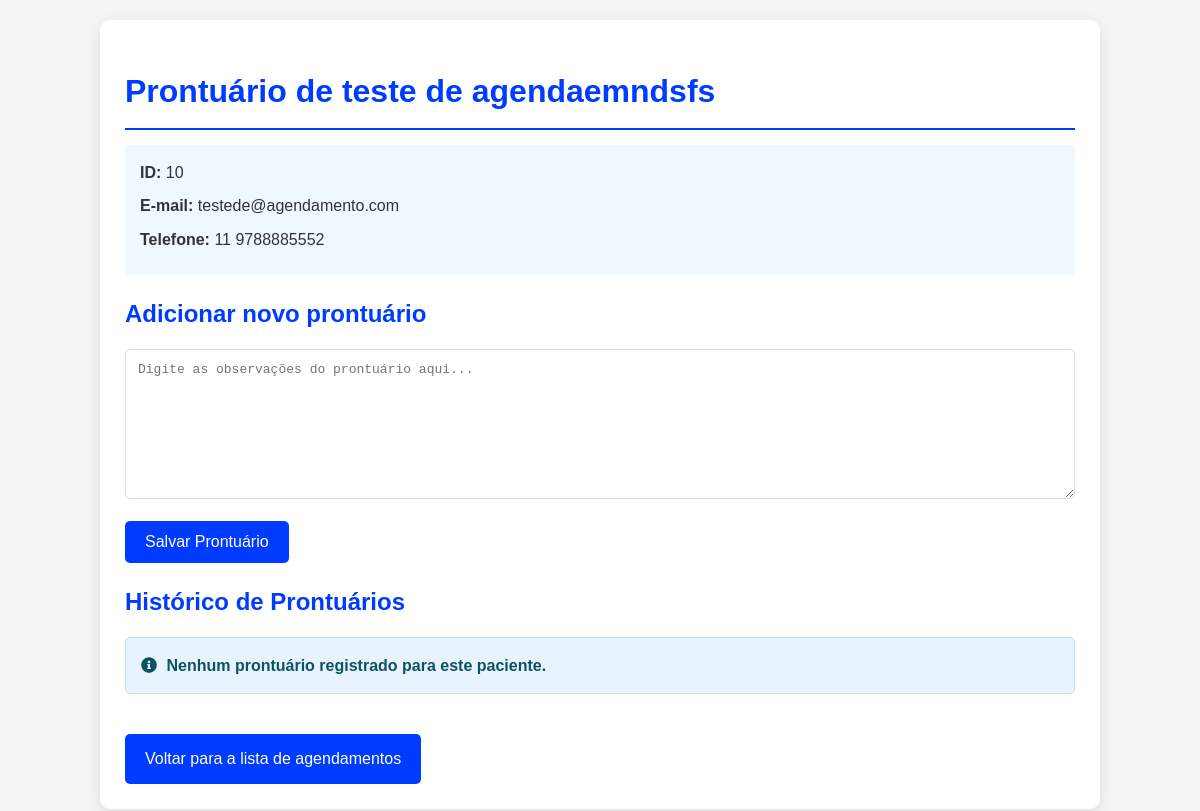
The page /prontuario.php?id_paciente=10 (signed in) on the database its author committed.
### tables this page shows
CREATE TABLE `pacientes` (
  `id` int(11) NOT NULL,
  `nome` varchar(100) NOT NULL,
  `telefone` varchar(20) DEFAULT NULL,
  `email` varchar(100) DEFAULT NULL,
  `data_nascimento` date DEFAULT NULL,
  `created_at` timestamp NOT NULL DEFAULT current_timestamp()
);

### prontuario.php (the view, shortened to what this page needs)
<?php
require 'includes/conexao.php';
$pdo->exec("SET NAMES 'utf8mb4'");
$pdo->exec("SET CHARACTER SET utf8mb4");
$pdo->exec("SET COLLATION_CONNECTION = 'utf8mb4_unicode_ci'");
$id_paciente = filter_input(INPUT_GET, 'id_paciente', FILTER_VALIDATE_INT, [
    'options' => ['min_range' => 1]
]);
try {
    $stmt = $pdo->prepare("SELECT id, nome, email, telefone, data_nascimento FROM pacientes WHERE id = ?");
    $stmt->execute([$id_paciente]);
    $paciente = $stmt->fetch(PDO::FETCH_ASSOC);
    $stmt = $pdo->prepare("
        SELECT p.id_prontuario, p.data_criacao, p.observacoes, p.data_atualizacao,
               ps.nome as profissional_nome
        FROM prontuarios p
        LEFT JOIN profissionais ps ON p.id_profissional = ps.id
        WHERE p.id_paciente = ?
        ORDER BY p.data_criacao DESC
    ");
    $stmt->execute([$id_paciente]);
    $prontuarios = $stmt->fetchAll(PDO::FETCH_ASSOC);
} catch (PDOException $e) {
    error_log("[" . date('Y-m-d H:i:s') . "] Erro no prontuário: " . $e->getMessage() . " em " . $e->getFile() . " linha " . $e->getLine());
    $erro = "Erro no sistema. Por favor, tente mais tarde. Código: " . uniqid();
}
?>
<!DOCTYPE html>
<html lang="pt-BR">
<head>
    <link rel="stylesheet" href="https://cdnjs.cloudflare.com/ajax/libs/font-awesome/5.15.4/css/all.min.css">
</head>
<body>
    <div class="container">
        <h1>Prontuário de <?= htmlspecialchars($paciente['nome'] ?? 'Paciente', ENT_QUOTES, 'UTF-8') ?></h1>
        <div class="paciente-info">
            <div class="info-item"><strong>ID:</strong> <?= htmlspecialchars($paciente['id'] ?? '', ENT_QUOTES, 'UTF-8') ?></div>
            <?php if (!empty($paciente['email'])): ?>
                <div class="info-item"><strong>E-mail:</strong> <?= htmlspecialchars($paciente['email'], ENT_QUOTES, 'UTF-8') ?></div>
            <?php endif; ?>
            <?php if (!empty($paciente['telefone'])): ?>
                <div class="info-item"><strong>Telefone:</strong> <?= htmlspecialchars($paciente['telefone'], ENT_QUOTES, 'UTF-8') ?></div>
            <?php endif; ?>
        </div>
        <h2>Adicionar novo prontuário</h2>
        <form method="POST" action="">
            <textarea name="observacoes" placeholder="Digite as observações do prontuário aqui..."
                     required rows="6"><?= isset($_POST['observacoes']) ? htmlspecialchars($_POST['observacoes'], ENT_QUOTES, 'UTF-8') : '' ?></textarea>
            <button type="submit" name="adicionar_prontuario" class="btn">Salvar Prontuário</button>
        </form>
        <h2>Histórico de Prontuários</h2>
        <?php if (!empty($prontuarios)): ?>
            <?php foreach ($prontuarios as $prontuario): ?>
                <div class="prontuario-item">
                    <div class="prontuario-header">
                        <span class="prontuario-id">#<?= htmlspecialchars($prontuario['id_prontuario'], ENT_QUOTES, 'UTF-8') ?></span>
                        <span class="prontuario-date">
                            <?= date('d/m/Y H:i', strtotime($prontuario['data_criacao'])) ?>
                        </span>
                        <?php if (!empty($prontuario['profissional_nome'])): ?>
                            <span class="prontuario-professional">
                                <i class="fas fa-user-md"></i> <?= htmlspecialchars($prontuario['profissional_nome'], ENT_QUOTES, 'UTF-8') ?>
                            </span>
                        <?php endif; ?>
                    </div>
                    <div class="prontuario-content">
                        <?= nl2br(htmlspecialchars($prontuario['observacoes'], ENT_QUOTES, 'UTF-8')) ?>
                    </div>
                    <?php if ($prontuario['data_criacao'] != $prontuario['data_atualizacao']): ?>
                        <div class="prontuario-footer">
                            <small>
                                <i class="fas fa-sync-alt"></i> Atualizado em:
                                <?= date('d/m/Y H:i', strtotime($prontuario['data_atualizacao'])) ?>
                            </small>
                        </div>
                    <?php endif; ?>
                </div>
            <?php endforeach; ?>
        <?php else: ?>
            <div class="alert info">
                <i class="fas fa-info-circle"></i> Nenhum prontuário registrado para este paciente.
            </div>
        <?php endif; ?>
        <a href="sistema.php" class="btn voltar-btn">Voltar para a lista de agendamentos</a>
    </div>
</body>
</html>

### prontuario.php (style rules this page uses)
* { box-sizing: border-box; }
body { font-family: 'Arial', sans-serif; margin: 0; padding: 20px; background-color: #f5f5f5; color: #333; line-height: 1.6; }
.container { max-width: 1000px; margin: 0 auto; background: white; padding: 25px; border-radius: 10px; box-shadow: 0 4px 15px rgba(0, 0, 0, 0.1); }
h1, h2 { color: #003cff; margin-bottom: 15px; }
h1 { border-bottom: 2px solid #003cff; padding-bottom: 10px; }
textarea { width: 100%; padding: 12px; border: 1px solid #ddd; border-radius: 5px; font-size: 1em; min-height: 150px; margin-bottom: 15px; }
.alert { padding: 15px; margin-bottom: 20px; border-radius: 5px; font-weight: bold; }
.info { background-color: #e7f3fe; color: #0c5460; border: 1px solid #bee5eb; }
.btn { background-color: #003cff; color: white; border: none; padding: 12px 20px; border-radius: 5px; cursor: pointer; font-size: 1em; transition: all 0.3s ease; display: inline-block; text-decoration: none; }
.voltar-btn { margin-top: 20px; display: inline-block; }
.paciente-info { background: #f0f8ff; padding: 15px; border-radius: 5px; margin-bottom: 20px; }
.info-item { margin-bottom: 8px; }
.fas { margin-right: 5px; }

### rows shown on the page
pacientes: nome "teste de agendaemndsfs", id "10", email "testede@agendamento.com", telefone "11 9788885552"
